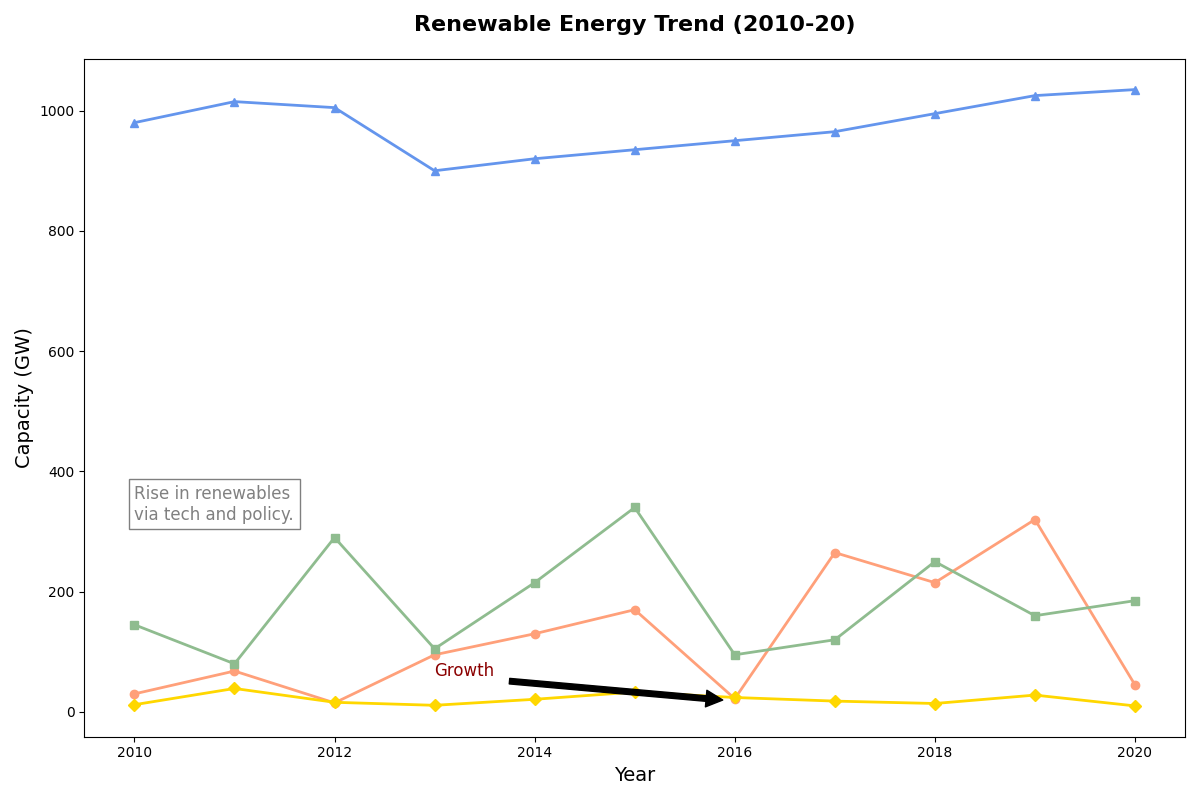

Generate this figure with Python:
import matplotlib.pyplot as plt
import numpy as np

years = np.arange(2010, 2021)
solar_energy = [30, 68, 15, 95, 130, 170, 22, 265, 215, 320, 45]
wind_energy = [145, 80, 290, 105, 215, 340, 95, 120, 250, 160, 185]
hydro_energy = [980, 1015, 1005, 900, 920, 935, 950, 965, 995, 1025, 1035]
geothermal_energy = [12, 39, 16, 11, 21, 33, 24, 18, 14, 28, 10]

fig, ax = plt.subplots(figsize=(12, 8))

ax.plot(years, solar_energy, marker='o', linestyle='-', color='#FFA07A', linewidth=2)
ax.plot(years, wind_energy, marker='s', linestyle='-', color='#8FBC8F', linewidth=2)
ax.plot(years, hydro_energy, marker='^', linestyle='-', color='#6495ED', linewidth=2)
ax.plot(years, geothermal_energy, marker='D', linestyle='-', color='#FFD700', linewidth=2)

plt.title('Renewable Energy Trend (2010-20)', fontsize=16, fontweight='bold', pad=20)
plt.xlabel('Year', fontsize=14)
plt.ylabel('Capacity (GW)', fontsize=14)

ax.annotate('Growth', xy=(2016, 18), xytext=(2013, 60),
             arrowprops=dict(facecolor='black', shrink=0.05), fontsize=12, color='darkred')

plt.text(2010, 320, "Rise in renewables\nvia tech and policy.",
         fontsize=12, color='grey', bbox=dict(facecolor='white', alpha=0.5))

plt.tight_layout()

plt.show()
